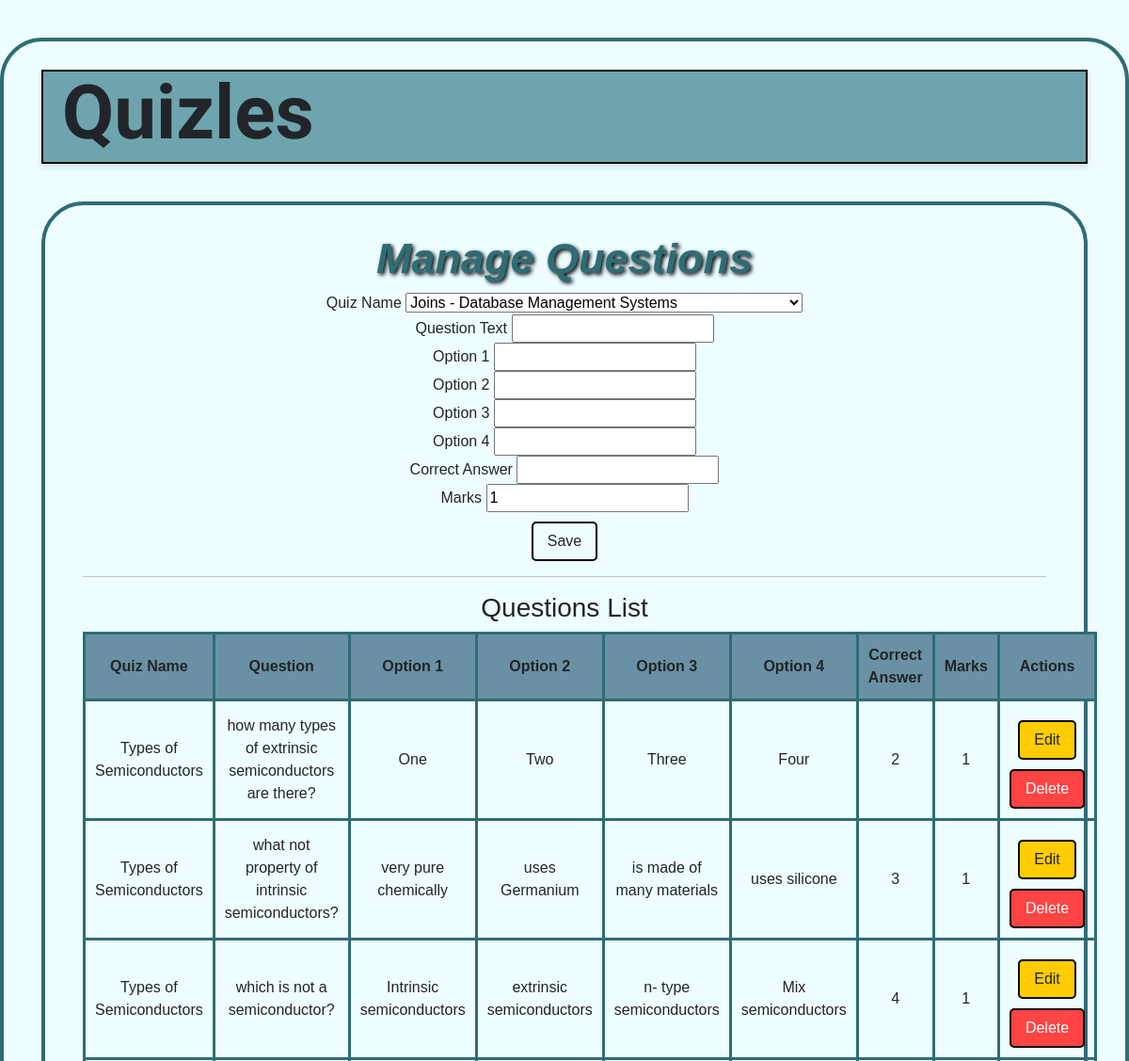
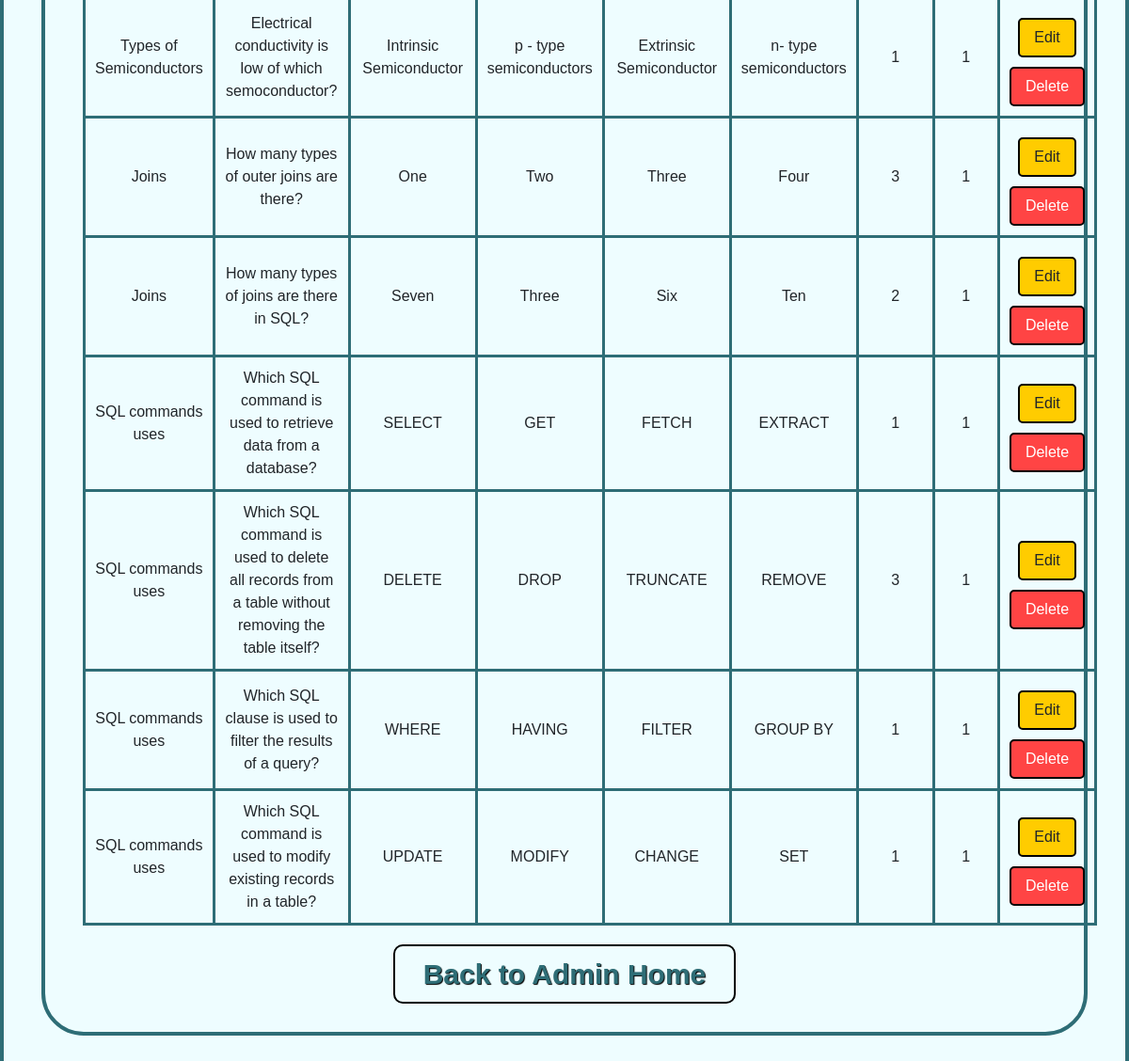
The app's page /admin/manage_question (signed in) with its own data (2 pictures, top to bottom).
### models.py (models this page shows)
class Question(db.Model):
    __tablename__ = 'question'
    id = db.Column(db.Integer, primary_key=True)
    quiz_id = db.Column(db.Integer, db.ForeignKey('quiz.id'), nullable=False)
    question_text = db.Column(db.String(500), nullable=False)
    option1 = db.Column(db.String(100), nullable=False)
    option2 = db.Column(db.String(100), nullable=False)
    option3 = db.Column(db.String(100), nullable=False)
    option4 = db.Column(db.String(100), nullable=False)
    ans = db.Column(db.Integer, nullable=False)  #  store option number (1-4)
    marks = db.Column(db.Integer, nullable=False)

class Quiz(db.Model):
    __tablename__ = 'quiz'
    id = db.Column(db.Integer, primary_key=True)
    chapter_id = db.Column(db.Integer, db.ForeignKey('chapter.id'), nullable=False)
    subject_id = db.Column(db.Integer, db.ForeignKey('subject.id'), nullable=False)
    name = db.Column(db.String(50), unique=True, nullable=False)
    nos = db.Column(db.Integer, nullable=False)
    time = db.Column(db.Integer, nullable=False)
    created_at = db.Column(db.DateTime, default=lambda: datetime.now(timezone.utc))
    questions = db.relationship('Question', backref='quiz', lazy=True)
    scores = db.relationship('Score', backref='quiz', lazy=True)

### routes.py (the view, shortened to what this page needs)
@admin_bp.route("/manage_question", methods=['GET', 'POST'])
@login_required
@admin_only
def manage_question():
    form = QuestionForm()
    quizzes = Quiz.query.join(Chapter, Quiz.chapter_id == Chapter.id) \
                        .join(Subject, Chapter.subject_id == Subject.id) \
                        .join(Branch, Subject.branch_id == Branch.id) \
                        .add_columns(Quiz.id.label("quiz_id"), Quiz.name.label("quiz_name"),
                                     Subject.name.label("subject_name"), Branch.name.label("branch_name")) \
                        .all()
    form.quiz_id.choices = [(quiz.quiz_id, f"{quiz.quiz_name} - {quiz.subject_name}") for quiz in quizzes]
    questions = db.session.query(
        Question.id,
        Question.question_text,
        Question.option1,
        Question.option2,
        Question.option3,
        Question.option4,
        Question.ans.label("correct_option"),
        Question.marks,
        Quiz.name.label("quiz_name")
    ).join(Quiz, Question.quiz_id == Quiz.id).all()
    return render_template("admin/manage_question.html", form=form, questions=questions, quizzes=quizzes)

### forms.py
class QuestionForm(FlaskForm):
    quiz_id = SelectField('Quiz', coerce=int, validators=[DataRequired()])
    question_text = StringField('Question Text', validators=[DataRequired()])
    option1 = StringField('Option 1', validators=[DataRequired()])
    option2 = StringField('Option 2', validators=[DataRequired()])
    option3 = StringField('Option 3', validators=[DataRequired()])
    option4 = StringField('Option 4', validators=[DataRequired()])
    correct_option = IntegerField('Correct Option', validators=[DataRequired()])
    marks = IntegerField('Marks', default=1, validators=[DataRequired()])
    submit = SubmitField('Save')

### app.py (called while the page is built)
@login_manager.user_loader
def load_user(user_id):
    return User.query.get(int(user_id))

### routes.py (called while the page is built)
def admin_only(func):
    @wraps(func)
    def wrapper(*args, **kwargs):
        if not current_user.is_authenticated or not current_user.is_admin:
            flash('Access restricted. Admins only!', 'error')
            return redirect(url_for('routes.index'))
        return func(*args, **kwargs)
    return wrapper

### templates/admin/manage_question.html (shortened to what this page needs)
{% extends 'layout.html' %}
{% block content %}
<div class="header">
    <h3 onclick="location.href='{{ url_for('admin.admin_home') }}'">Quizles</h3>
</div>
<div class="container">
    <h2>Manage Questions</h2>
    <form method="POST">
        <label>Quiz Name</label> {{ form.quiz_id }}
        <br>
        <label>Question Text</label> {{ form.question_text }}
        <br>
        <label>Option 1</label> {{ form.option1 }}
        <br>
        <label>Option 2</label> {{ form.option2 }}
        <br>
        <label>Option 3</label> {{ form.option3 }}
        <br>
        <label>Option 4</label> {{ form.option4 }}
        <br>
        <label>Correct Answer</label> {{ form.correct_option }}
        <br>
        <label>Marks</label> {{ form.marks }}
        <br>
        {{ form.submit(class="btn") }}
    </form>
    <hr>
    <h3>Questions List</h3>
    <table>
        <thead>
            <tr>
                <th>Quiz Name</th>
                <th>Question</th>
                <th>Option 1</th>
                <th>Option 2</th>
                <th>Option 3</th>
                <th>Option 4</th>
                <th>Correct Answer</th>
                <th>Marks</th>
                <th>Actions</th>
            </tr>
        </thead>
        <tbody>
            {% for question in questions %}
            <tr>
                <td>{{ question.quiz_name }}</td>
                <td>{{ question.question_text }}</td>
                <td>{{ question.option1 }}</td>
                <td>{{ question.option2 }}</td>
                <td>{{ question.option3 }}</td>
                <td>{{ question.option4 }}</td>
                <td>{{ question.correct_option }}</td>
                <td>{{ question.marks }}</td>
                <td>
                    <a href="{{ url_for('admin.manage_question', edit_id=question.id) }}" class="btn edit-btn">Edit</a>
                    <form method="POST" style="display:inline;">
                        <button type="submit" class="btn delete-btn">Delete</button>
                    </form>
                </td>
            </tr>
            {% endfor %}
        </tbody>
    </table>
    <a href="{{ url_for('admin.admin_home') }}" class="btn" style="color: #2E6D76; font-size: 30px; text-shadow: 1px 1px 1px black; font-weight: bold; padding: 7px 30px; border-color: black; cursor: pointer; margin-top: 20px; border-radius: 10px;">Back to Admin Home</a>
</div>
{% endblock %}

### templates/admin/manage_question.html (style rules this page uses)
body { background-color: #EEFDFF; font-family: 'Comic Sans MS', cursive, sans-serif; display: flex; flex-direction: column; align-items: center; height: 100vh; margin: 0; padding: 0; }
.header { width: 100%; background-color: #6ea4ad; display: flex; justify-content: space-between; align-items: center; padding: 15px 20px; height: 100px; border: 2.5px solid black; box-shadow: 0px 4px 6px rgba(0, 0, 0, 0.1); }
.header h3 { font-size: 80px; font-weight: bold; font-family: 'Irish Grover', cursive; cursor: pointer; }
h2 { font-weight: bolder; font-style: italic; color: #2E6D76; font-size: 45px; text-shadow: 2px 2px 4px black; }
.container { width: 100%; max-width: 1200px; margin: 40px auto; background-color: #EEFDFF; padding: 30px 40px; border-radius: 45px; border: 4px solid #2E6D76; text-align: center; }
table { width: 100%; border-collapse: collapse; }
th, td { padding: 10px; border: 3px solid #2E6D76; text-align: center; }
th { background-color: #6a91a3; font-weight: bold; }
.btn { padding: 7px 15px; font-size: 16px; cursor: pointer; margin-top: 10px; border-radius: 5px; border: 2px solid black; }
.edit-btn { background-color: #ffcc00; }
.delete-btn { background-color: #ff4444; color: white; }

### records on screen
Question: quiz_name "Types of Semiconductors", question_text "how many types of extrinsic semiconductors are there?", option1 "One", option2 "Two", option3 "Three", option4 "Four", correct_option "2", marks "1"
Question: quiz_name "Types of Semiconductors", question_text "what not property of intrinsic semiconductors?", option1 "very pure chemically", option2 "uses Germanium", option3 "is made of many materials", option4 "uses silicone", correct_option "3", marks "1"
Question: quiz_name "Types of Semiconductors", question_text "which is not a semiconductor?", option1 "Intrinsic semiconductors", option2 "extrinsic semiconductors", option3 "n- type semiconductors", option4 "Mix semiconductors", correct_option "4", marks "1"
Question: quiz_name "Types of Semiconductors", question_text "Electrical conductivity is low of which semoconductor?", option1 "Intrinsic Semiconductor", option2 "p - type semiconductors", option3 "Extrinsic Semiconductor", option4 "n- type semiconductors", correct_option "1", marks "1"
Question: quiz_name "Joins", question_text "How many types of outer joins are there?", option1 "One", option2 "Two", option3 "Three", option4 "Four", correct_option "3", marks "1"
Question: quiz_name "Joins", question_text "How many types of joins are there in SQL?", option1 "Seven", option2 "Three", option3 "Six", option4 "Ten", correct_option "2", marks "1"
Question: quiz_name "SQL commands uses", question_text "Which SQL command is used to retrieve data from a database?", option1 "SELECT", option2 "GET", option3 "FETCH", option4 "EXTRACT", correct_option "1", marks "1"
Question: quiz_name "SQL commands uses", question_text "Which SQL command is used to delete all records from a table without removing the table itself?", option1 "DELETE", option2 "DROP", option3 "TRUNCATE", option4 "REMOVE", correct_option "3", marks "1"
Question: quiz_name "SQL commands uses", question_text "Which SQL clause is used to filter the results of a query?", option1 "WHERE", option2 "HAVING", option3 "FILTER", option4 "GROUP BY", correct_option "1", marks "1"
Question: quiz_name "SQL commands uses", question_text "Which SQL command is used to modify existing records in a table?", option1 "UPDATE", option2 "MODIFY", option3 "CHANGE", option4 "SET", correct_option "1", marks "1"
